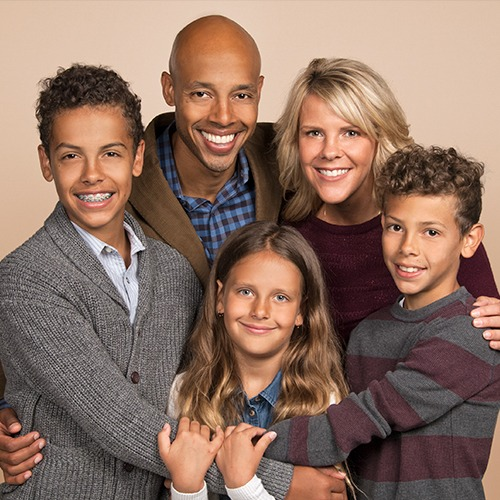
#> input picture Python/sample python opencvcodes/1.jpeg, 500 x 500 px
$ python eleven.py
#> lines starting #> are read from the running program, lines starting #| are printed output that depends on the picture; after the words box and inside, x2 and y2 are one past the last pixel; in counts of white or black regions, pixels touching at a corner belong together
import cv2
face_cascade=cv2.CascadeClassifier('haarcascade_frontalface_default.xml')

eye_cascade=cv2.CascadeClassifier('haarcascade_eye.xml')

img=cv2.imread('1.jpeg')
#> img is the input picture: shape (500, 500, 3); mean B, G, R 98.6, 112.4, 140.7
gray=cv2.cvtColor(img,cv2.COLOR_BGR2GRAY)
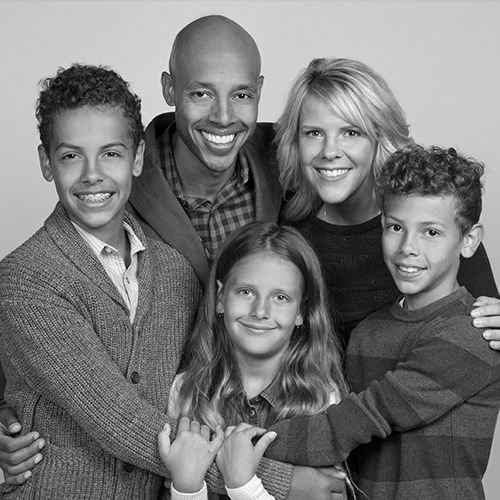
#> gray: shape (500, 500); min 0, max 255, mean 119.3
faces=face_cascade.detectMultiScale(gray,1.3,5)
#> faces = [[173, 55, 99, 99], [285, 98, 94, 94], [41, 115, 103, 103], [370, 196, 88, 88], [214, 257, 98, 98]]
print(faces)
#| [[173  55  99  99]
#|  [285  98  94  94]
#|  [ 41 115 103 103]
#|  [370 196  88  88]
#|  [214 257  98  98]]
for[x,y,w,h] in faces:
    cv2.rectangle(img,(x,y),(x+w,y+h),(255,0,0),3)
    roi_img=img[y:y+h,x:x+w]
    roi_gray=gray[y:y+h,x:x+w]
    eyes=eye_cascade.detectMultiScale(roi_gray)
    for[ex,ey,ew,eh] in eyes:
        cv2.rectangle(roi_img,(ex,ey),(ex+ew,ey+eh),(0,255,0),2)
#> this loop made 5 passes
#> (x, y, w, h, eyes) on passes 1 to 5: (173, 55, 99, 99, [[15, 27, 26, 26], [55, 28, 27, 27]]), (285, 98, 94, 94, [[51, 22, 25, 25], [16, 22, 26, 26]]), (41, 115, 103, 103, [[55, 26, 27, 27], [18, 29, 24, 24]]), (370, 196, 88, 88, [[14, 20, 24, 24], [48, 25, 24, 24]]), (214, 257, 98, 98, [[18, 22, 26, 26], [53, 29, 25, 25]])
#> pass 1, `roi_img=img[y:y+h,x:x+w]`:
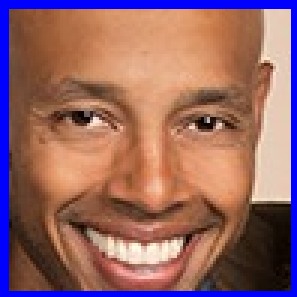
#> roi_img: shape (99, 99, 3) (shown 3 times larger); mean B, G, R 101.9, 102, 148.1
#> pass 1, `roi_gray=gray[y:y+h,x:x+w]`:
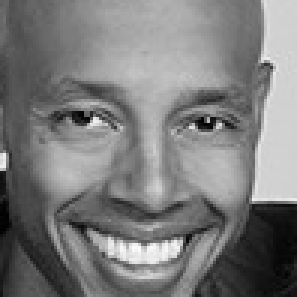
#> roi_gray: shape (99, 99) (shown 3 times larger); min 1, max 251, mean 123.5
#> pass 2, `roi_gray=gray[y:y+h,x:x+w]`:
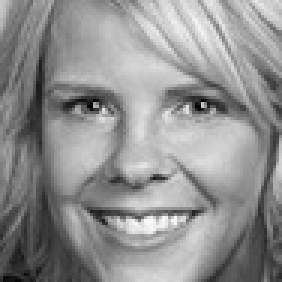
#> roi_gray: shape (94, 94) (shown 3 times larger); min 4, max 251, mean 144.4
#> after the loop:
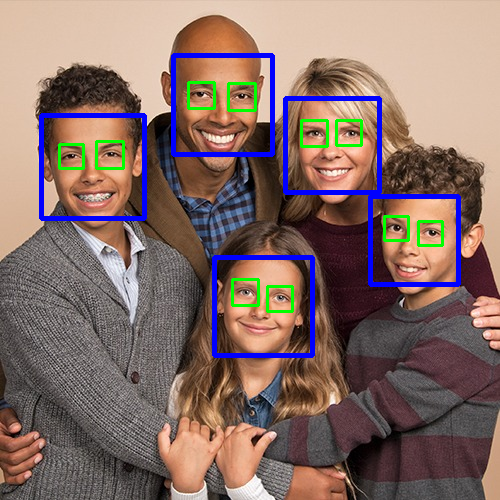
#> img: shape (500, 500, 3); 5.03% of pixels changed, all inside (x1, y1, x2, y2) = (39, 53, 461, 358)
#> after the loop:
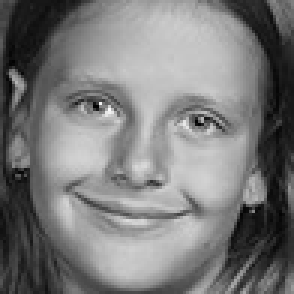
#> roi_gray: shape (98, 98) (shown 3 times larger); min 2, max 250, mean 122.1
#> after the loop:
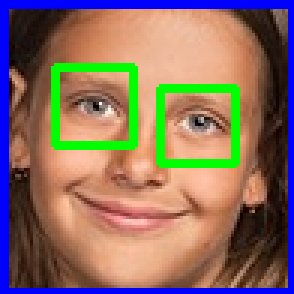
#> roi_img: shape (98, 98, 3) (shown 3 times larger); mean B, G, R 98.4, 110.5, 136.5
cv2.imshow('img',img)
